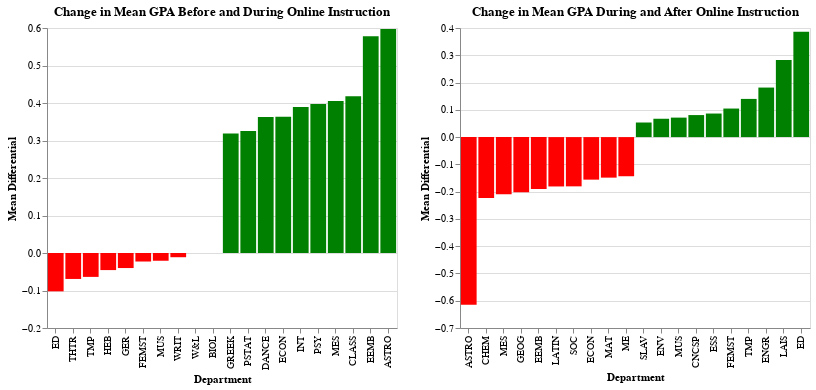

Here is the notebook cell this chart was saved with:
### Code cell
during_before_chart | after_during_chart

### Figure 1 — Vega-Lite specification as saved in the notebook (floating-point values rounded to 4 significant figures)
{"config": {"view": {"continuousWidth": 400, "continuousHeight": 300}}, "hconcat": [{"data": {"name": "data-8fc3c35300dc612771297f3dd6a80ad2"}, "mark": "bar", "encoding": {"color": {"condition": {"value": "green", "test": "(datum['Mean Differential'] > 0)"}, "value": "red"}, "x": {"type": "nominal", "field": "Department", "sort": ["ED", "THTR", "TMP", "HEB", "GER", "FEMST", "MUS", "WRIT", "W&L", "BIOL", "CMPTGCS", "ES", "ECE", "ENGR", "RG", "SLAV", "JAPAN", "POL", "MS", "ITAL", "C LIT", "ENGL", "LAIS", "RUSS", "FR", "ART", "CHEM", "EACS", "KOR", "CNCSP", "PHYS", "ARTHI", "PORT", "SPAN", "CHIN", "ANTH", "FAMST", "CMPSC", "CH ST", "BL", "SHS", "SOC", "HIST", "GEOG", "PHIL", "GLOBL", "MATRL", "COMM", "ENV", "ESS", "EARTH", "LATIN", "MATH", "MCDB", "ME", "AS AM", "LING", "GREEK", "PSTAT", "DANCE", "ECON", "INT", "PSY", "MES", "CLASS", "EEMB", "ASTRO"]}, "y": {"type": "quantitative", "axis": {"title": "Mean Differential"}, "field": "Mean Differential"}}, "title": "Change in Mean GPA Before and During Online Instruction", "width": 350}, {"data": {"name": "data-b70684f63895484af10fdfa0b91b11ce"}, "mark": "bar", "encoding": {"color": {"condition": {"value": "green", "test": "(datum['Mean Differential'] > 0)"}, "value": "red"}, "x": {"type": "nominal", "field": "Department", "sort": ["ASTRO", "CHEM", "MES", "GEOG", "EEMB", "LATIN", "SOC", "ECON", "MAT", "ME", "MATH", "FR", "ENGL", "PHYS", "CMPSC", "PSY", "KOR", "MCDB", "GLOBL", "CH ST", "ART", "COMM", "EARTH", "ITAL", "EACS", "SHS", "AS AM", "GREEK", "LING", "RG", "PHIL", "ANTH", "ECE", "RUSS", "INT", "POL", "ARTHI", "SPAN", "GER", "BIOL", "CMPTGCS", "ES", "W&L", "PSTAT", "C LIT", "FAMST", "CLASS", "CHIN", "HIST", "WRIT", "MS", "BL", "PORT", "DANCE", "THTR", "MATRL", "JAPAN", "SLAV", "ENV", "MUS", "CNCSP", "ESS", "FEMST", "TMP", "ENGR", "LAIS", "ED"]}, "y": {"type": "quantitative", "axis": {"title": "Mean Differential"}, "field": "Mean Differential"}}, "title": "Change in Mean GPA During and After Online Instruction", "width": 350}], "$schema": "https://vega.github.io/schema/vega-lite/v4.8.1.json", "datasets": {"data-8fc3c35300dc612771297f3dd6a80ad2": [{"Department": "ED", "Mean Differential": -0.1022}, {"Department": "THTR", "Mean Differential": -0.06921}, {"Department": "TMP", "Mean Differential": -0.06372}, {"Department": "HEB", "Mean Differential": -0.04557}, {"Department": "GER", "Mean Differential": -0.04012}, {"Department": "FEMST", "Mean Differential": -0.02273}, {"Department": "MUS", "Mean Differential": -0.02067}, {"Department": "WRIT", "Mean Differential": -0.01125}, {"Department": "W&L", "Mean Differential": 0.0}, {"Department": "BIOL", "Mean Differential": 0.0}, {"Department": "GREEK", "Mean Differential": 0.3185}, {"Department": "PSTAT", "Mean Differential": 0.325}, {"Department": "DANCE", "Mean Differential": 0.3627}, {"Department": "ECON", "Mean Differential": 0.3632}, {"Department": "INT", "Mean Differential": 0.3894}, {"Department": "PSY", "Mean Differential": 0.3976}, {"Department": "MES", "Mean Differential": 0.4051}, {"Department": "CLASS", "Mean Differential": 0.4178}, {"Department": "EEMB", "Mean Differential": 0.5777}, {"Department": "ASTRO", "Mean Differential": 0.5971}], "data-b70684f63895484af10fdfa0b91b11ce": [{"Department": "ASTRO", "Mean Differential": -0.6144}, {"Department": "CHEM", "Mean Differential": -0.2233}, {"Department": "MES", "Mean Differential": -0.2098}, {"Department": "GEOG", "Mean Differential": -0.2018}, {"Department": "EEMB", "Mean Differential": -0.1902}, {"Department": "LATIN", "Mean Differential": -0.181}, {"Department": "SOC", "Mean Differential": -0.1806}, {"Department": "ECON", "Mean Differential": -0.156}, {"Department": "MAT", "Mean Differential": -0.1487}, {"Department": "ME", "Mean Differential": -0.1435}, {"Department": "SLAV", "Mean Differential": 0.05348}, {"Department": "ENV", "Mean Differential": 0.06725}, {"Department": "MUS", "Mean Differential": 0.07141}, {"Department": "CNCSP", "Mean Differential": 0.08072}, {"Department": "ESS", "Mean Differential": 0.08635}, {"Department": "FEMST", "Mean Differential": 0.1046}, {"Department": "TMP", "Mean Differential": 0.14}, {"Department": "ENGR", "Mean Differential": 0.1816}, {"Department": "LAIS", "Mean Differential": 0.2826}, {"Department": "ED", "Mean Differential": 0.3863}]}}
